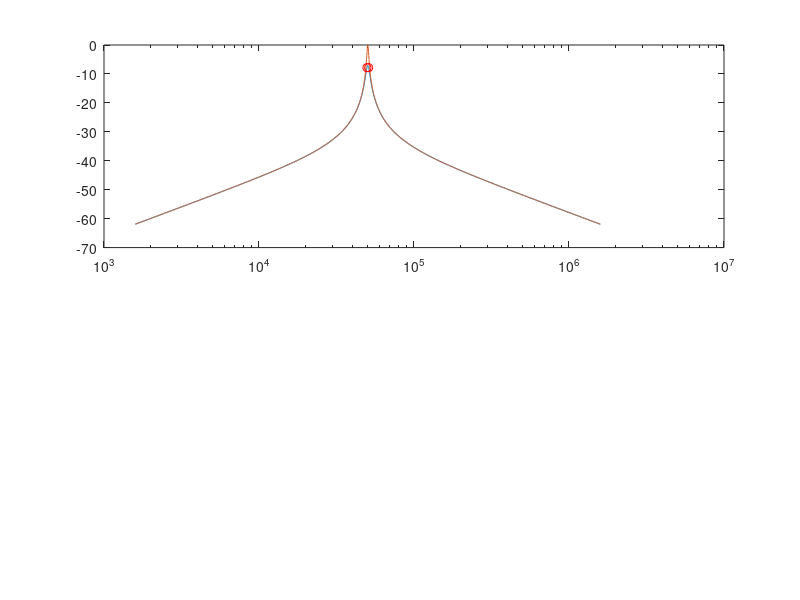

Source code (MATLAB): (Note: this script raises an error after producing the figure.)
clc, clear all, close all

C = 10e-9;
L = 1e-3;
RL = 10;

R = 08;

wo = 1/sqrt(L*C);
p1 = floor(log10(wo))-1;
p2 = ceil(log10(wo))+1;
w = logspace(p1,p2,5000);
f = w/2/pi;

Hw = R ./(R+RL + j*w*L + 1 ./(j*w*C));
Hw01 = R ./(R + j*w*L + 1 ./(j*w*C));

% (b)
Hmax_db = max(20*log10(abs(Hw)))

% (c)
B = (R/L)/2/pi

% (d)
w1 = -R/(2*L) + sqrt( (R/(2*L))^2 + 1/(L*C));
f1 = w1/2/pi
Hw1 = R ./ (R+RL + j*w1*L + 1 ./(j*w1*C));
Hw011 = R ./ (R + j*w1*L + 1 ./(j*w1*C));
Hw1_db = 20*log10(abs(Hw1))
Hw011_db = 20*log10(abs(Hw01))
%e (e)
w2 = R/(2*L) + sqrt( (R/(2*L))^2 + 1/(L*C));
Hw2 = R ./ (R+RL + j*w2*L + 1 ./(j*w2*C));
Hw012 = R ./ (R + j*w2*L + 1 ./(j*w2*C));
f2 = w2/2/pi

figure (1)
subplot(211),semilogx(f,20*log10(abs(Hw)),f,20*log10(abs(Hw01)),f1,20*log10(abs(Hw1)),'or',f2,20*log10(abs(Hw2)),'or')
lagend('RL = 10','RL=0','f_c_1','f_c_2')
xlabel('Frequência (Hz)'), ylabel('Módulo H')
subplot(212),semilogx(f ,angle(Hw)*(180/pi),f ,angle(Hw01)*(180/pi),f1 ,angle(Hw1),'or',f2 ,angle(Hw2),'or')
xlabel('Frequência (Hz)') , ylabel('Fase de H (^o)')
